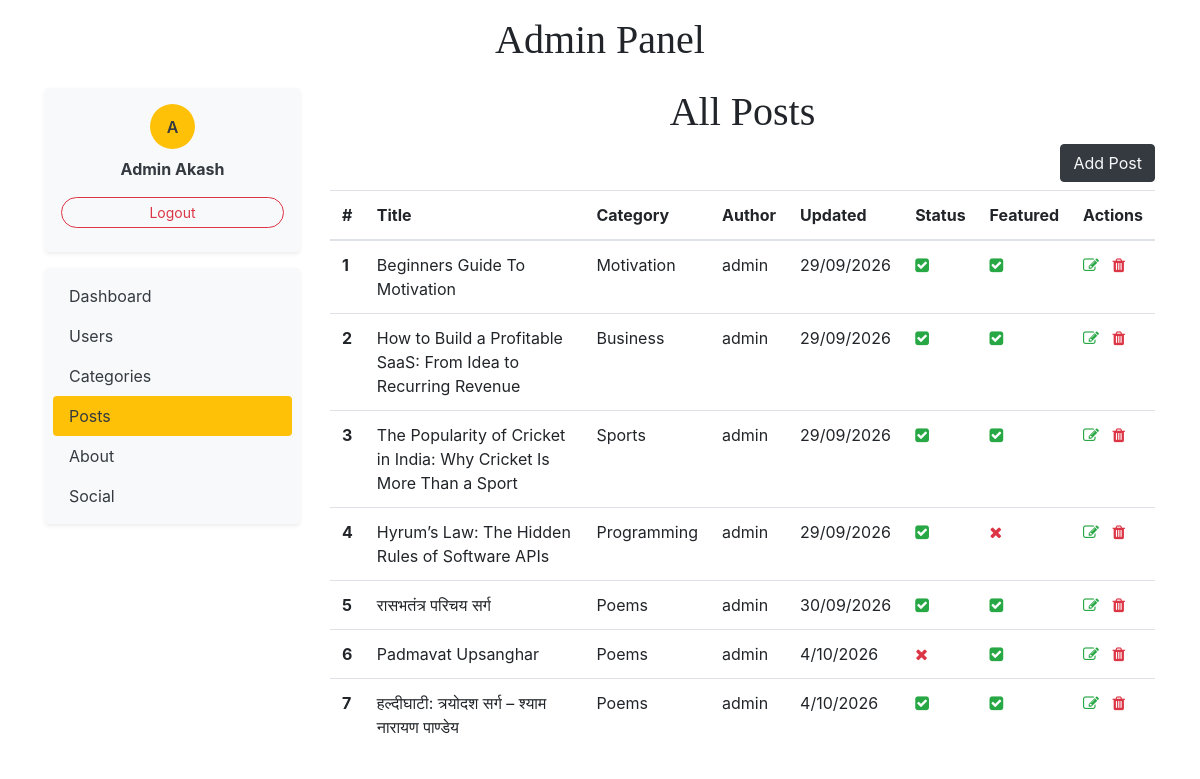
/dashboard/posts/ (signed in), run on an earlier commit of the app's database.
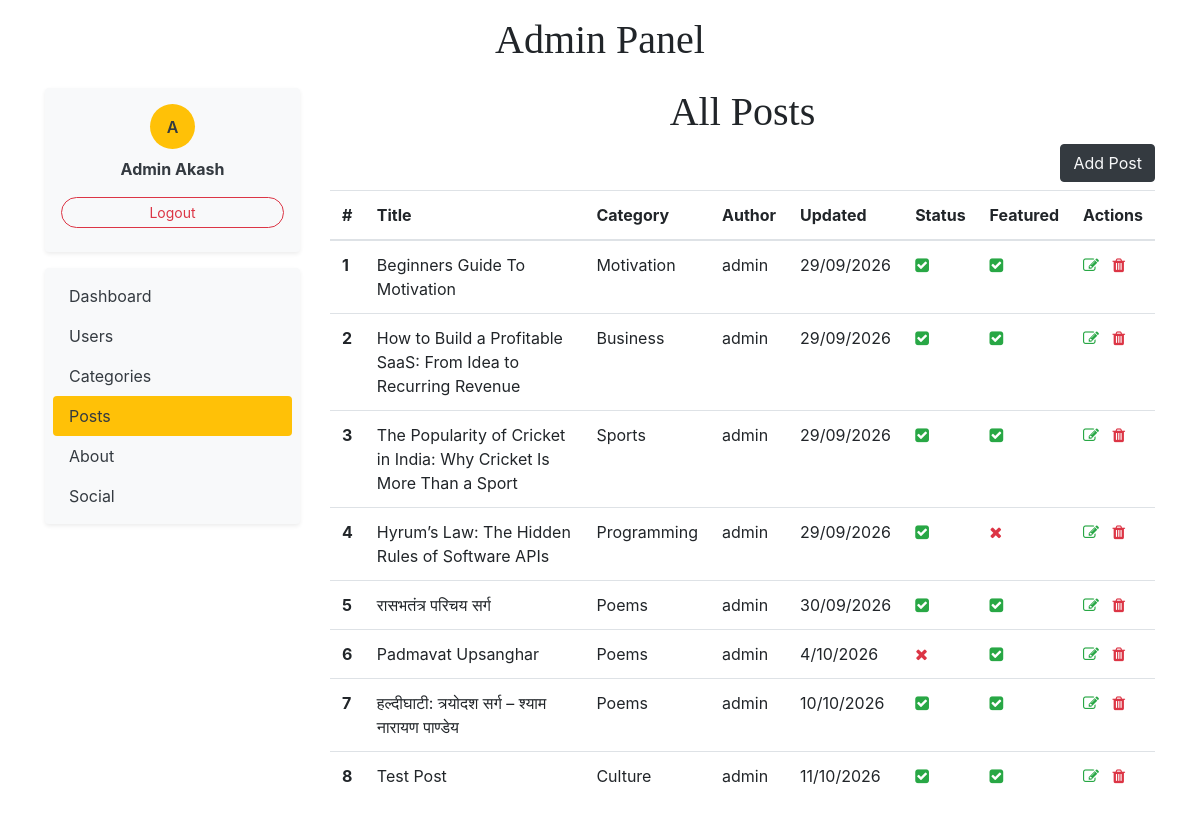
And on a later commit of the database.
### blogs/models.py (models this page shows)
class Blog(models.Model):
    title = models.CharField(max_length=100)
    slug = models.SlugField(max_length=150, unique=True, blank=True)
    category = models.ForeignKey(Category, on_delete=models.CASCADE)
    author = models.ForeignKey(User, on_delete=models.CASCADE)
    featured_image = models.ImageField(upload_to='uploads/%Y/%m/%d')
    short_description = models.TextField(max_length=500)
    blog_body = models.TextField(max_length=20000)
    status = models.CharField(max_length=24,choices=STATUS_CHOICES, default='Draft')
    is_featured = models.BooleanField(default=False)
    created_at = models.DateTimeField(auto_now_add=True)
    updated_at = models.DateTimeField(auto_now=True)
    def __str__(self)->str:
        return self.title

class Category(models.Model):
    category_name = models.CharField(max_length=50, unique=True)
    created_at = models.DateTimeField(auto_now_add=True)
    updated_at = models.DateTimeField(auto_now=True)
    class Meta:
        verbose_name_plural = "Categories"
    def __str__(self) -> str:
        return self.category_name

### dashboards/views.py (the view)
# urls.py: path('posts/',views.posts,name='posts'),
@permission_required('blogs.view_blog', login_url='login')
def posts(request):
    posts = Blog.objects.all()
    return render(request, 'dashboard/posts.html', {'posts': posts})

### blogs/context_processors.py (called while the page is built)
def get_categories(request):
    categories = Category.objects.all()
    try:
        about = About.objects.get()
    except:
        about = None
    return dict(categories=categories, about=about)

def get_social_links(request):
    social_links = SocialLink.objects.all()
    return dict(social_links=social_links)

### templates/dashboard/posts.html
{% extends 'base.html' %}
{% block content %}
    <div class="row">
        {% include 'dashboard/sidebar.html' %}
        <div class="col-md-9">
            <h1 class="text-center">All Posts</h1>
            <a href="{% url 'add_post' %}" class="btn btn-dark text-light float-right mb-2">Add Post</a>
            <table class="table">
                <thead>
                <tr>
                    <th scope="col">#</th>
                    <th scope="col">Title</th>
                    <th scope="col">Category</th>
                    <th scope="col">Author</th>
                    <th scope="col">Updated</th>
                    <th scope="col">Status</th>
                    <th scope="col">Featured</th>
                    <th scope="col">Actions</th>
                </tr>
                </thead>
                <tbody>
                {% for post in posts %}
                    <tr>
                        <th scope="row">{{ forloop.counter }}</th>
                        <td>{{ post }}</td>
                        <td>{{ post.category }}</td>
                        <td>{{ post.author }}</td>
                        <td>{{ post.updated_at|date:"j/m/Y" }}</td>
                        <td>
                            {% if post.status == 'Published' %}
                                <i class="fa fa-check-square text-success"></i>
                            {% else %}
                                <i class="fa fa-times text-danger"></i>
                            {% endif %}
                        </td>
                        <td>{% if post.is_featured %}
                            <i class="fa fa-check-square text-success"></i>
                        {% else %}
                            <i class="fa fa-times text-danger"></i>
                        {% endif %}</td>
                        <td>
                            <a href="{% url 'edit_post' post.id %}" class="text-decoration-none"><i
                                    class="fa fa-edit text-success"></i> </a>&nbsp;
                            <a href="{% url 'delete_post' post.id %}" class="text-decoration-none"><i
                                    class="fa fa-trash text-danger"></i> </a>
                        </td>
                    </tr>
                {% endfor %}
                </tbody>
            </table>
        </div>
    </div>
{% endblock %}

What changed in the data, as far as the page shows it:
changed Blog "हल्दीघाटी: त्रयोदश सर्ग – श्याम नारायण पाण्डेय": updated_at "4/10/2026" → "10/10/2026"
added Blog: title "Test Post", category "Culture", author "admin", updated_at "11/10/2026", status "Published" (drawn), is_featured True (drawn)
